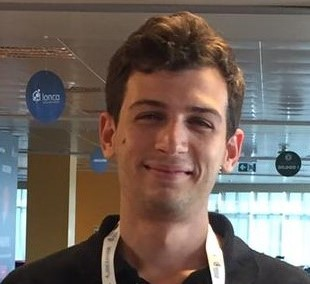
#> input picture take_home/personal_pic.jpeg, 310 x 284 px
$ python question4.py
#> lines starting #> are read from the running program, lines starting #| are printed output that depends on the picture
import numpy as np
import matplotlib.pyplot as plt
from skimage import io, img_as_float
from skimage.segmentation import chan_vese

image = io.imread('personal_pic.jpeg', as_gray=True)
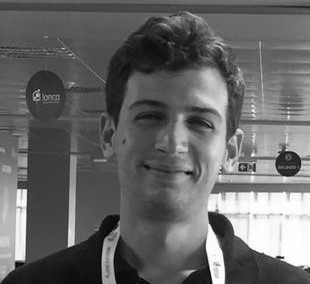
#> image: shape (284, 310) float64; min 0.00281, max 1, mean 0.406
# Feel free to play around with the parameters to see how they impact the result
cv = chan_vese(image, mu=0.25, lambda1=1, lambda2=1, tol=1e-3, max_iter=200,
               dt=0.5, init_level_set="checkerboard", extended_output=True)

fig, axes = plt.subplots(1, 2, figsize=(8, 8))
ax = axes.flatten()

ax[0].imshow(image, cmap="gray")
ax[0].set_axis_off()
ax[0].set_title("Original Image", fontsize=12)

ax[1].imshow(cv[0], cmap="gray")
ax[1].set_axis_off()
title = "Chan-Vese segmentation - {} iterations".format(len(cv[2]))
#> title = 'Chan-Vese segmentation - 200 iterations'
ax[1].set_title(title, fontsize=12)

fig.tight_layout()
plt.show()
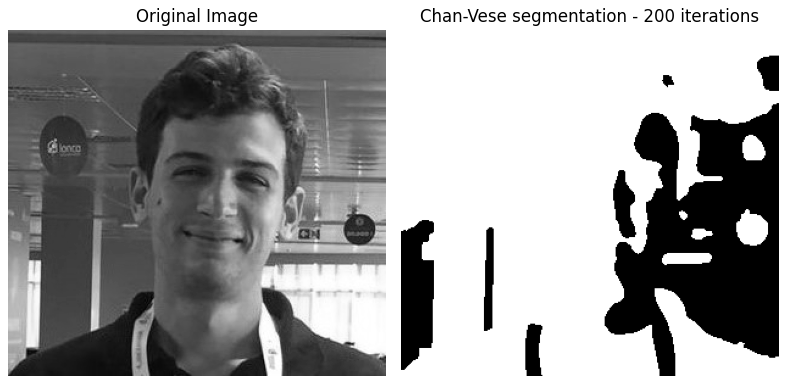
#> figure drawn by matplotlib, 2 panels
